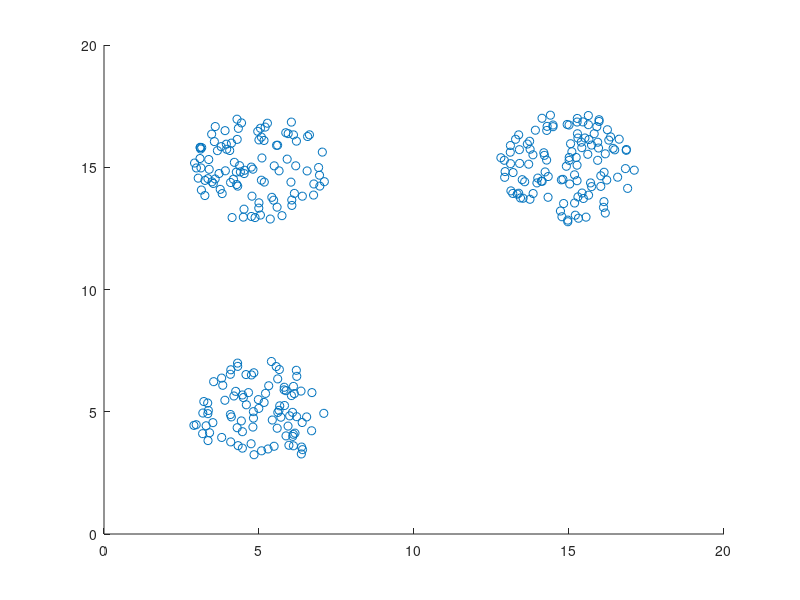

Here is the MATLAB script that generated this plot: (Note: this script raises an error after producing the figure.)
clear;
clc;
close all;

x = zeros(300, 2);
n = 1;
while n <= 300
	x1 = rand(1) * 100;
	x2 = rand(1) * 100;
	target = (x1-5)*(x1-5) + (x2-5)*(x2-5);
	if (x1-5)*(x1-5) + (x2-5)*(x2-5) <5
		x(n, :) = [x1, x2];
		n = n + 1;
	end
	if (x1-15)*(x1-15) + (x2-15)*(x2-15) <5
		x(n, :) = [x1, x2];
		n = n + 1;
	end
	if (x1-5)*(x1-5) + (x2-15)*(x2-15) <5
		x(n, :) = [x1, x2];
		n = n + 1;
	end
end

scatter(x(:, 1), x(:, 2));

[u] = kmeans(x, 3)
hold on
scatter(u(:,1), u(:,2),'r')